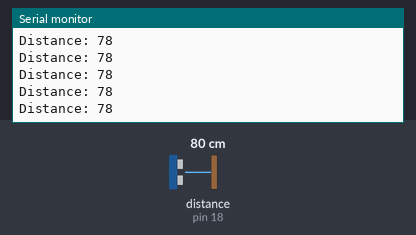
Simulated run of this sketch. Board: Arduino Uno, built with avr-gcc and run on an emulated ATmega328P. Parts: the last lines printed to the serial monitor. Wiring (inferred from the names in the program): ultrasonic range finder: trigger pin 5; echo pin 18. Inputs (shaded band) come from the test bench; at power-on: distance to the obstacle (sensor on pin 18) 80 cm. The echo pulse lasts 58.3 µs per cm.

Above: at 1.2 s.
1.3 s: distance to the obstacle (sensor on pin 18) set to 2 cm
At 2.1 s:
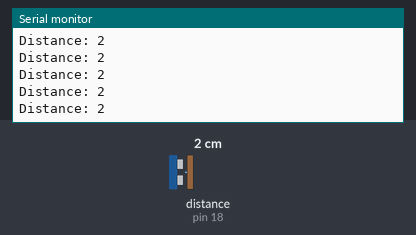
4.3 s: distance to the obstacle (sensor on pin 18) set to 120 cm
At 5.2 s:
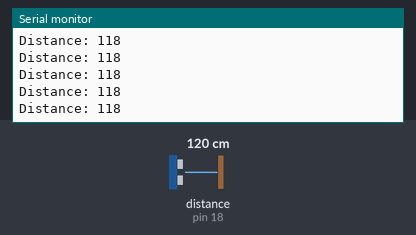
7.3 s: distance to the obstacle (sensor on pin 18) set to 4 cm
At 8.0 s:
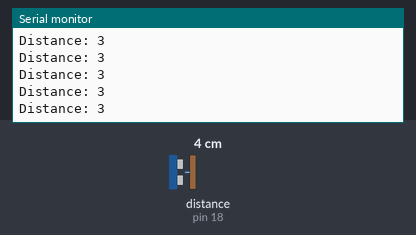
10.3 s: distance to the obstacle (sensor on pin 18) set to 18 cm
At 11.3 s:
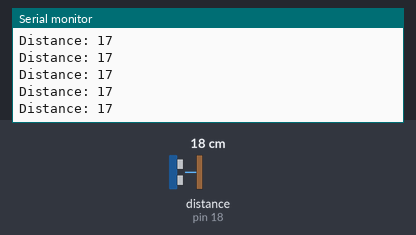
13.3 s: distance to the obstacle (sensor on pin 18) set to 9 cm
At 14.4 s:
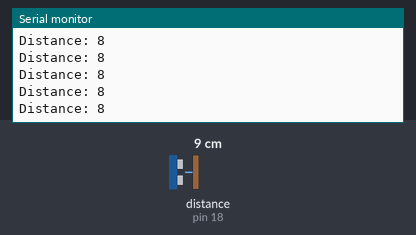
16.3 s: distance to the obstacle (sensor on pin 18) set to 35 cm
At 17.0 s:
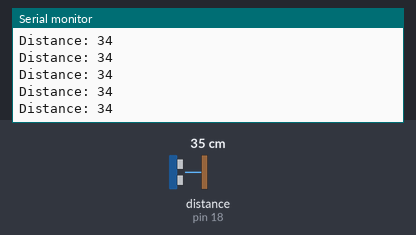
Timing chart, 0 to 19.3 s (numbered marks = the images above; inputs shaded):
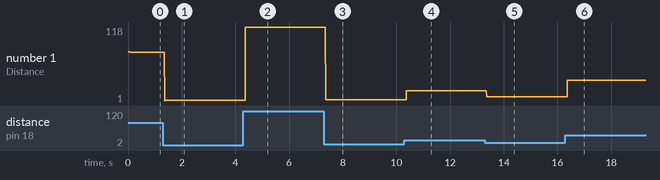

The sketch:

HC-SR04_sensor_code.ino
```cpp
#include <Wire.h>     // include Wire library
// defines pins numbers
const int trigPin = 5;
const int echoPin = 18;
// defines variables
long duration;
int distance1;

void setup() {
  pinMode(trigPin, OUTPUT); // Sets the trigPin as an Output
  pinMode(echoPin, INPUT); // Sets the echoPin as an Input
   Wire.begin();// join i2c bus (address optional for master)
  Serial.begin(9600);

}

void loop() {
  // put your main code here, to run repeatedly:
// Clears the trigPin
  digitalWrite(trigPin, LOW);
  delayMicroseconds(2);
  // Sets the trigPin on HIGH state for 10 micro seconds
  digitalWrite(trigPin, HIGH);
  delayMicroseconds(10);
  digitalWrite(trigPin, LOW);
  // Reads the echoPin, returns the sound wave travel time in microseconds
  duration = pulseIn(echoPin, HIGH);
  // Calculating the distance
  distance1 = duration * 0.034 / 2;
  // Prints the distance on the Serial Monitor
  Serial.print("Distance: ");
  Serial.println(distance1);
}
```

EEEBot_ArduinoNANO_firmware.ino
```cpp

```

Measured:
- after the input at 1.3 s, the serial monitor: prints a new line after 0.07 s (image 1)
- after the input at 4.3 s, the serial monitor: prints a new line after 0.08 s (image 2)
- after the input at 7.3 s, the serial monitor: prints a new line after 0.07 s (image 3)
- after the input at 10.3 s, the serial monitor: prints a new line after 0.07 s (image 4)
- after the input at 13.3 s, the serial monitor: prints a new line after 0.07 s (image 5)
- after the input at 16.3 s, the serial monitor: prints a new line after 0.07 s (image 6)
- plotted number 1: 78 → 2 after the input at 1.3 s, 2 → 118 after the input at 4.3 s, 118 → 3 after the input at 7.3 s, 3 → 17 after the input at 10.3 s, 17 → 8 after the input at 13.3 s
